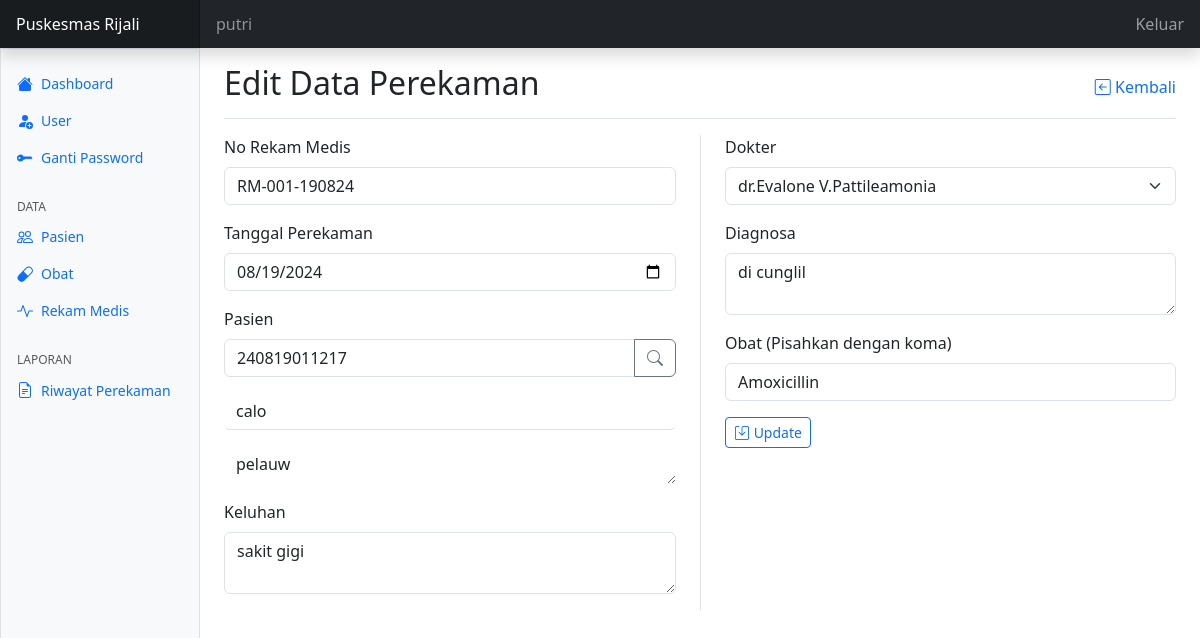
Page /rekamedis/edit-data.php?id=RM-001-190824 (signed in) on the committed database.
### tables this page shows
CREATE TABLE `tbl_rekamedis` (
  `no_rm` varchar(15) NOT NULL,
  `tgl_rm` date NOT NULL,
  `id_pasien` varchar(20) NOT NULL,
  `keluhan` text NOT NULL,
  `id_dokter` int(11) NOT NULL,
  `diagnosa` text NOT NULL,
  `obat` text NOT NULL
);

CREATE TABLE `tbl_pasien` (
  `id` varchar(20) NOT NULL,
  `nama` varchar(255) NOT NULL,
  `tgl_lahir` date NOT NULL,
  `gender` enum('P','W') NOT NULL,
  `telpon` varchar(15) NOT NULL,
  `alamat` varchar(255) NOT NULL
);

CREATE TABLE `tbl_user` (
  `userid` int(11) NOT NULL,
  `username` varchar(30) NOT NULL,
  `fullname` varchar(100) NOT NULL,
  `password` varchar(255) NOT NULL,
  `jabatan` enum('1','2','3') NOT NULL COMMENT '1=administrator, 2=petugas, 3=dokter',
  `alamat` varchar(100) NOT NULL,
  `gambar` varchar(100) NOT NULL
);

### config.php (called while the page is built, shortened)
<?php
$main_url = "http://localhost/rekamedis/";

### rekamedis/edit-data.php (the view, shortened to what this page needs)
<?php
require "../config.php";
require "../template/header.php";
require "../template/navbar.php";
require "../template/sidebar.php";
$id = $_GET['id'];
$sqlrm = "SELECT *, tbl_pasien.alamat AS alamatpasien
FROM tbl_rekamedis
INNER JOIN tbl_pasien ON tbl_rekamedis.id_pasien = tbl_pasien.id
INNER JOIN tbl_user ON tbl_rekamedis.id_dokter = tbl_user.userid
WHERE tbl_rekamedis.no_rm = '$id'
ORDER BY tgl_rm DESC";
$queryrm = mysqli_query($koneksi, $sqlrm);
$rm = mysqli_fetch_assoc($queryrm);
?>
<main class="col-md-9 ms-sm-auto col-lg-10 px-md-4 min-vh-100">
  <div class="d-flex justify-content-between flex-wrap flex-md-nowrap align-items-center pt-3 pb-2 mb-3 border-bottom">
    <h1 class="h2">Edit Data Perekaman</h1>
    <a href="<?= $main_url ?>rekamedis" class="text-decoration-none">
      <i class="bi bi-arrow-left-square align-top"></i> Kembali
    </a>
  </div>
  <form action="proses-data.php" method="post">
    <div class="row">
      <div class="col-lg-6 pe-4">
        <div class="form-group mb-3">
          <label for="no" class="form-label">No Rekam Medis</label>
          <input type="text" name="no_rm" class="form-control" id="no_rm" value="<?= $rm['no_rm']?>" readonly>
        </div>
        <div class="form-group mb-3">
          <label for="tgl" class="form-label">Tanggal Perekaman</label>
          <input type="date" name="tgl" class="form-control" id="tgl" value="<?= $rm['tgl_rm']?>">
        </div>
        <div class="form-group mb-3">
          <label for="pasien" class="form-label">Pasien </label>
          <div class="input-group mb-3">
          <input type="text" class="form-control" name="id" id="pasien_id" value="<?= $rm['id_pasien'] ?>" readonly>
          <button class="btn btn-outline-secondary" type="button"
           id="cari" data-bs-toggle="modal" data-bs-target="#modalPasien">
           <i class="bi bi-search align-top"></i>
          </button>
          </div>
           <input type="text" id="namaPasien" class="form-control border-0 border-bottom mb-3"
           placeholder="nama pasien" value="<?= $rm['nama']?>" readonly>
           <textarea name="" id="alamatPasien" class="form-control border-0 order-bottom"
           placeholder="alamat-pasien" rows="1" readonly><?= $rm['alamatpasien']?></textarea>
        </div>
        <div class="form-group mb-3">
          <label for="keluhan" class="form-label">Keluhan</label>
          <textarea name="keluhan" id="keluhan" class="form-control"
          placeholder="keluhan pasien tentang penyakitnya"><?= $rm['keluhan']?></textarea>
          </div>
        </div>
         <div class="col-lg-6 border-start ps-4">
         <div class="form-group mb-3">
          <label for="dokter" class="form-label">Dokter</label>
          <select name="dokter" id="dokter" class="form-select">
            <?php
            $queryDokter = mysqli_query($koneksi, "SELECT * FROM tbl_user WHERE jabatan = 3");
            while ($data = mysqli_fetch_assoc($queryDokter)) { ?>
               <option value="<?= $data['userid'] ?>" <?= $data['userid'] == $rm['id_dokter'] ? 'selected' : '' ?>>
               <?= $data['fullname'] ?></option>
            <?php }?>
             </select>
          </div>
          <div class="form-group mb-3">
                <label for="diagnosa" class="form-label">Diagnosa</label>
                <textarea name="diagnosa" id="diagnosa" class="form-control"
                placeholder="hasil diagnosa dokter"><?= $rm['diagnosa']?></textarea>
          </div>
          <div class="form-group mb-3">
                <label for="obat" class="form-label">Obat (Pisahkan dengan koma)</label>
                <input type="text" name="obat" class="form-control" id="tokenfield"
                value="<?= $rm['obat']?>"/>
          </div>
          <button type="submit" name="update" class="btn btn-outline-primary btn-sm">
          <i class="bi bi-save align-top"></i> Update</button>
         </div>
      </div>
  </form>
</main>
<?php
require "../template/footer.php";
?>

### asset/dashboard/dashboard.css (style rules this page uses)
.bi { display: inline-block; width: 1rem; height: 1rem; }

### template/header.php (style rules this page uses)
.bi { vertical-align: -.125em; fill: currentColor; }

### rows in the picture
tbl_rekamedis: no_rm "RM-001-190824", tgl "08/19/2024", id "240819011217", id_pasien.nama "calo", id_pasien.alamat "pelauw", keluhan "sakit gigi", dokter "dr.Evalone V.Pattileamonia", diagnosa "di cunglil", obat "Amoxicillin"
